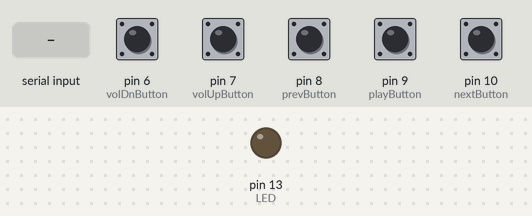
Recording of a sketch running on a simulated Arduino Mega 2560, built with avr-gcc and run on an emulated ATmega2560. On the bench: output pins drawn as LEDs (lit = HIGH). Inputs (shaded band) come from the test bench; at power-on: pin 6 (volDnButton), pin 7 (volUpButton), pin 8 (prevButton), pin 9 (playButton), pin 10 (nextButton) HIGH. What the sketch prints to the serial monitor is not drawn.

Above: at 1.2 s.
1.3 s: "2" received over the second serial link
At 1.7 s:
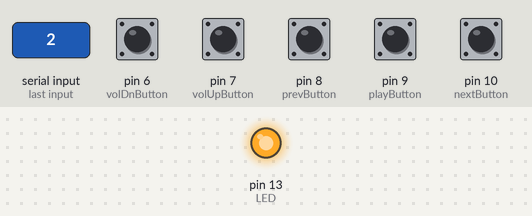
7.3 s: "1" received over the second serial link
At 8.5 s:
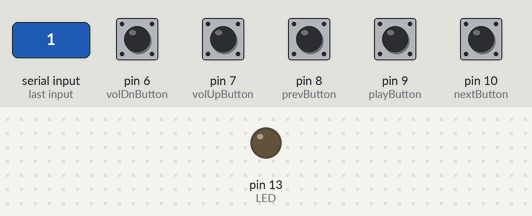
8.8 s: "4" received over the second serial link
At 9.8 s:
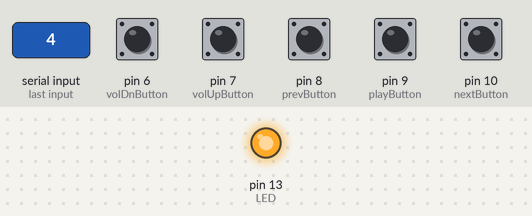
Timing chart, 0 to 11.3 s (numbered marks = the images above; inputs shaded):
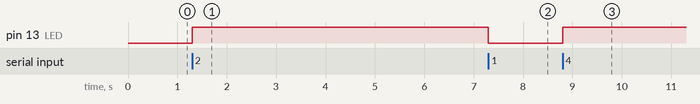

The sketch:

BT201_Simple.ino
```cpp
const int playButton = 9;
const int nextButton = 10;
const int prevButton = 8;
const int volUpButton = 7;
const int volDnButton = 6;
const int LED = 13;


void setup() {
  pinMode(playButton, INPUT_PULLUP);
  pinMode(nextButton, INPUT_PULLUP);
  pinMode(prevButton, INPUT_PULLUP);
  pinMode(volUpButton, INPUT_PULLUP);
  pinMode(volDnButton, INPUT_PULLUP);
  pinMode(LED, OUTPUT);
 Serial.begin(115200);
  Serial1.begin(115200);
}

void loop() {

   if (Serial1.available()) {
    int inByte = Serial1.read();
    Serial.write(inByte);
    if(inByte == '2' || inByte == '4'){
      digitalWrite(LED, HIGH);
    }else if(inByte == '1'){
       digitalWrite(LED, LOW);
    }
   }

  if(digitalRead(playButton) == LOW){
    Serial1.println("AT+CB");
    delay(300);
  }else if(digitalRead(nextButton) == LOW){
    Serial1.println("AT+CC");
    delay(300);
  }else if(digitalRead(prevButton) == LOW){
    Serial1.println("AT+CD");
    delay(300);
  }else if(digitalRead(volUpButton) == LOW){
    Serial1.println("AT+CE");
    delay(300);
  }else if(digitalRead(volDnButton) == LOW){
    Serial1.println("AT+CF");
    delay(300);
  }
}
```

Measured:
- after the input at 1.3 s, pin 13 (LED): LOW → HIGH at once
- after the input at 7.3 s, pin 13 (LED): HIGH → LOW at once
- after the input at 8.8 s, pin 13 (LED): LOW → HIGH at once
